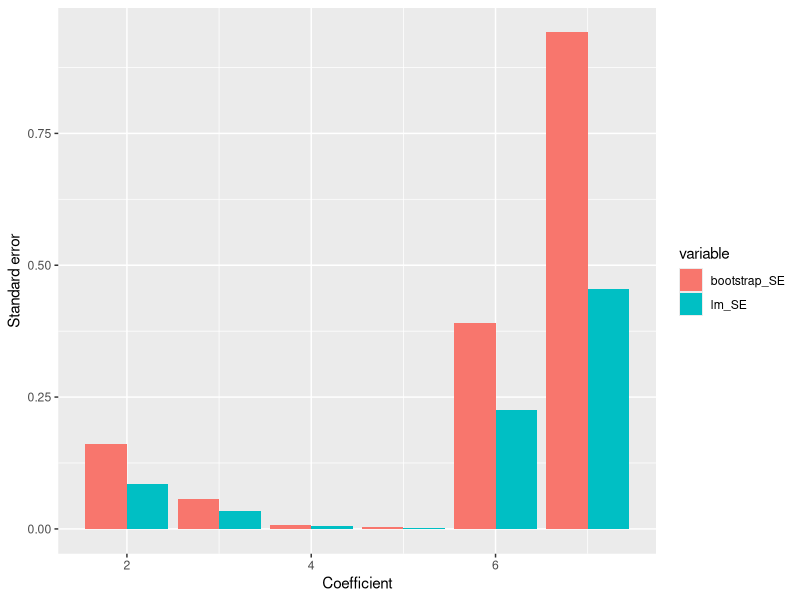

Recreate this plot in R.
## ---- chunk 1
togs <- T
library(ggplot2)
library(dplyr)
library(reshape2)
library(tidyr)
# togs <- FALSE
## ---- chunk 2
library(boot)
set.seed(0)
nit   <- 1000  # Repeat the process "many times"
alpha <- 0.05  # CI parameter
nboot <- 100   # m parameter for bootstrap ("large enough m")
# f: change this to 200 or 5.
nsample <- 30  # n = 30 random samples from the chosen distribution. Comment out BCa code if it breaks.
covers     <- matrix(nrow = nit, ncol = 3)
covers_BCa <- matrix(nrow = nit, ncol = 3)
covers_asymp_norm <- matrix(nrow = nit, ncol = 3)

isin <- function (x, lower, upper) {
  (x > lower) & (x < upper)
}

for (j in 1:nit) {  # Repeating many times
  # a: pick a univariate distribution - standard normal
  x1 <- rnorm(nsample)
  
  # c: one or two different distributions - beta and poisson
  x2 <- rbeta(nsample, 1, 2)
  x3 <- rpois(nsample, 5)
  
  X1 <- matrix(data = NA, nrow = nsample, ncol = nboot)
  X2 <- matrix(data = NA, nrow = nsample, ncol = nboot)
  X3 <- matrix(data = NA, nrow = nsample, ncol = nboot)
  for (i in 1:nboot) {
    X1[ ,i] <- sample(x1, nsample, replace = T)
    X2[ ,i] <- sample(x2, nsample, T)
    X3[ ,i] <- sample(x3, nsample, T)
  }
  X1_func <- apply(X1, 2, mean)
  X2_func <- apply(X2, 2, mean)
  X3_func <- apply(X3, 2, mean)
  X1_quant <- quantile(X1_func, probs = c(alpha / 2, 1 - alpha / 2))
  X2_quant <- quantile(X2_func, probs = c(alpha / 2, 1 - alpha / 2))
  X3_quant <- quantile(X3_func, probs = c(alpha / 2, 1 - alpha / 2))
  covers[j,1] <- (0 > X1_quant[1]) & (0 < X1_quant[2])
  covers[j,2] <- ((1 / 3) > X2_quant[1]) & ((1 / 3) < X2_quant[2])
  covers[j,3] <- (5 > X3_quant[1]) & (5 < X3_quant[2])

  mf     <- function (x, i) return(mean(x[i]))
  bootX1 <- boot(x1, statistic = mf, R = nboot)
  bootX2 <- boot(x2, statistic = mf, R = nboot)
  bootX3 <- boot(x3, statistic = mf, R = nboot)

  X1_quant_BCa <- boot.ci(bootX1, type = "bca")$bca
  X2_quant_BCa <- boot.ci(bootX2, type = "bca")$bca
  X3_quant_BCa <- boot.ci(bootX3, type = "bca")$bca
  
  covers_BCa[j,1] <- (0 > X1_quant_BCa[4]) & (0 < X1_quant_BCa[5])
  covers_BCa[j,2] <- ((1 / 3) > X2_quant_BCa[4]) & ((1 / 3) < X2_quant_BCa[5])
  covers_BCa[j,3] <- (5 > X3_quant_BCa[4]) & (5 < X3_quant_BCa[5])
  
  # e: estimate mean and standard error
  # sample mean:
  x1_bar <- mean(x1)
  x2_bar <- mean(x2)
  x3_bar <- mean(x3)
  
  # standard error (of the sample mean) estimate: sample standard deviation / sqrt(n)
  x1_bar_SE <- sd(x1) / sqrt(nsample)
  x2_bar_SE <- sd(x2) / sqrt(nsample)
  x3_bar_SE <- sd(x3) / sqrt(nsample)
  
  covers_asymp_norm[j,1] <- isin(0, x1_bar - 1.96 * x1_bar_SE, x1_bar + 1.96 * x1_bar_SE)
  covers_asymp_norm[j,2] <- isin(1/3, x2_bar - 1.96 * x2_bar_SE, x2_bar + 1.96 * x2_bar_SE)
  covers_asymp_norm[j,3] <- isin(5, x3_bar - 1.96 * x3_bar_SE, x3_bar + 1.96 * x3_bar_SE)

}
apply(covers, 2, mean)
apply(covers, 2, sd) / sqrt(nit)

apply(covers_BCa, 2, mean)
apply(covers_BCa, 2, sd) / sqrt(nit)

apply(covers_asymp_norm, 2, mean)
apply(covers_asymp_norm, 2, sd) / sqrt(nit)

## ---- chunk 3
# a
x <- c(7, 2, 4, 6, 4, 5, 9, 10)
n <- length(x)
mu <- mean(x)

SE <- sqrt(mean((x - mu)^2)) / sqrt(n)
SE
z <- qnorm(1 - 0.05 / 2)
c(mu - z * SE, mu + z * SE)

# b
SE <- sd(x) / sqrt(n)
SE
c(mu - z * SE, mu + z * SE)

# c
set.seed(0)

m  <- 1000
T_mean <- function(x) {mean(x)}

est_boot <- array(NA, m)
for (i in 1:m) {
  x_boot <- x[sample(1:n, n, rep = T)]
  est_boot[i] <- T_mean(x_boot)
}

quantile(est_boot, p = c(0.025, 0.975))
## ---- chunk 4
x <- c(1.26, -0.33,  1.33,  1.27,  0.41, -1.54, -0.93, -0.29, -0.01,  2.40)
y <- c(2.64,  0.33,  0.48,  0.06, -0.88, -2.14, -2.21,  0.95,  0.83,  1.45)

# a
cor(x, y)

# b
res <- cor.test(x, y)
res$conf.int[1:2]

# c
set.seed(0)
m  <- 1000
n  <- length(x) 
T_cor <- function(x, y) {cor(x, y)}

est_boot <- array(NA, m)
for (i in 1:m) {
  idx <- sample(1:n, n, rep = T) # !!! important to use same indices to keep dependency between x and y
  est_boot[i] <- T_cor(x[idx], y[idx])
}

quantile(est_boot, p = c(0.025, 0.975))

# d
# Yes, but the bootstrap CI is more narrow.

# e
# We just use the functions for Kendall/Spearman coefficients instead:
T_kendall <- function(x, y) {cor(x, y, method = "kendall")}
T_spearman <- function(x, y) {cor(x, y, method = "spearman")}

# Put this in a function that returns the CI
bootstrap_95_ci <- function(x, y, t, m = 1000) {
  n <- length(x)
  est_boot <- array(NA, m)
  for (i in 1:m) {
    idx <- sample(1:n, n, rep = T) # !!! important to use same indices to keep dependency between x and y
    est_boot[i] <- t(x[idx], y[idx])
  }
  quantile(est_boot, p = c(0.025, 0.975))
}

bootstrap_95_ci(x, y, T_kendall)
bootstrap_95_ci(x, y, T_spearman)

## ---- chunk 5
# a
data(longley)

# b
res <- lm(Employed ~ . , longley)
tmp <- data.frame(summary(res)$coefficients[,1:2])
tmp$LB <- tmp[,1] - 1.96 * tmp[,2]
tmp$UB <- tmp[,1] + 1.96 * tmp[,2]
tmp

# c
set.seed(0)
m <- 100
n <- nrow(longley)
T_coef <- function(x) {
  lm(Employed ~ . , x)$coefficients
}

est_boot <- array(NA, c(m, ncol(longley)))
for (i in 1:m) {
  idx <- sample(1:n, n, rep = T)
  est_boot[i,] <- T_coef(longley[idx,])
}

SE <- apply(est_boot, 2, sd)
SE

# Show the standard errors around coefficients
library(ggplot2)
library(reshape2)
df <- data.frame(index = 1:7, bootstrap_SE = SE, lm_SE = tmp$Std..Error)
melted_df <- melt(df[2:nrow(df), ], id.vars = "index")  # Ignore bias which has a really large magnitude
ggplot(melted_df, aes(x = index, y = value, fill = variable)) +
  geom_bar(stat="identity", position="dodge") +
  xlab("Coefficient") +
  ylab("Standard error") # + scale_y_continuous(trans = "log") # If you want to also plot bias
  
## ---- chunk 6
# bootstrap CI for maximum

alpha <- 0.05
T_max <- function(x) {max(x)}  # Equal to T_max = max
bootstrap <- function(x, t, m = 1000) {
  n <- length(x)
  values <- rep(0, m)
  for (i in 1:m) {
    values[i] <- t(sample(x, n, replace = T))
  }
  quantile(values, probs = c(alpha / 2, 1 - alpha / 2))
}

# a
# Meaningless, as the normal distribution can yield arbitrarily large values.
x <- rnorm(100)
bootstrap(x, T_max)


# b
x <- rbinom(100, size = 15, prob = 0.2) # min = 0, max = 15
bootstrap(x, T_max)

# c
x <- rbinom(100, size = 15, prob = 0.9) # min = 0, max = 15
bootstrap(x, T_max)

# Observation: to estimate the maximum, we need sufficient probability mass near the maximum value the distribution can yield.
# Using bootstrap is pointless when there is too little mass near the true maximum.
# In general, bootstrap will fail when estimating the CI for the maximum.
